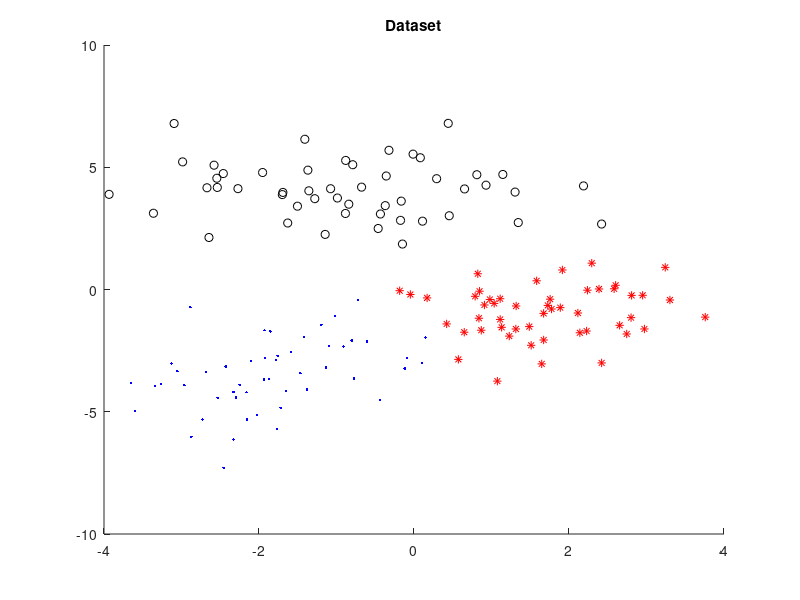
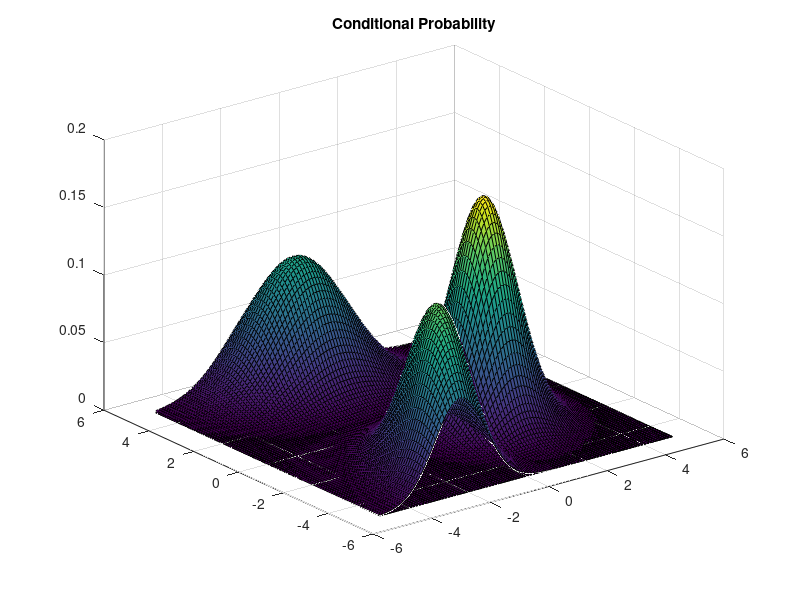

Here is the MATLAB script that generated these plots, in order:
prior_prob1 = 0.6;
prior_prob2 = 0.3;
prior_prob3 = 0.1;
decision_cost = [0 1 8; 3 0 3; 6 1 0];
% Generate dataset and plot
mean1_init = [-2 -3.5];
cov1_init = [1 0.5; 0.5 2];
mean2_init = [-1 4];
cov2_init = [2 0; 0 1];
mean3_init = [1.5, -1];
cov3_init = [1 0; 0 1];
w1 = mvnrnd(mean1_init, cov1_init, 50);
w2 = mvnrnd(mean2_init, cov2_init, 50);
w3 = mvnrnd(mean3_init, cov3_init, 50);
figure(1)
hold on
plot(w1(:, 1), w1(:, 2), '.b')
plot(w2(:, 1), w2(:, 2), 'ok')
plot(w3(:, 1), w3(:, 2), '*r')
title('Dataset')
% Init grid
[x, y] = meshgrid(-5 : 0.1 : 5);
figure(1)
hold on
% Conditional probability parameters and plot
mean1 = mean(w1);
cov1 = cov(w1(:, 1), w1(:, 2));
mean2 = mean(w2);
cov2 = cov(w2(:, 1), w2(:, 2));
mean3 = mean(w3);
cov3 = cov(w3(:, 1), w3(:, 2));
figure(2)
cond_prob1 = reshape(mvnpdf([x(:), y(:)], mean1, cov1), size(x));
cond_prob2 = reshape(mvnpdf([x(:), y(:)], mean2, cov2), size(x));
cond_prob3 = reshape(mvnpdf([x(:), y(:)], mean3, cov3), size(x));
surf(x, y, cond_prob1);
hold on;
surf(x, y, cond_prob2);
surf(x, y, cond_prob3)
title('Conditional Probability')